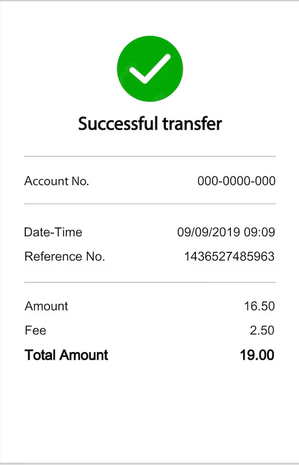
#> input picture bank_slips/slip1.png, 299 x 465 px
$ python -i API.py   (imports and definitions only)
#> lines starting #> are read from the running program, lines starting #| are printed output that depends on the picture
import hashlib
from PIL import Image, ImageFilter, ImageStat
import pytesseract
import sqlite3


# --- WINDOWS USERS ONLY ---
# Un-comment the line below and point it to your actual tesseract.exe path
pytesseract.pytesseract.tesseract_cmd = r'C:\Program Files\Tesseract-OCR\tesseract.exe'
# --------------------------

import re
import os

def resolve_slip_path(path):
    if not path:
        return path
    path = str(path).strip().strip('"\'')
    if os.path.exists(path):
        return path

    norm = path.replace('\\', '/')
    base = os.path.basename(norm)
    no_space_base = base.replace(' ', '')
    no_ext_base = os.path.splitext(no_space_base)[0]

    candidates = [
        path,
        path + '.jpg',
        path + '.png',
        path + '.jpeg',
        os.path.splitext(path)[0] + '.jpg',
        os.path.splitext(path)[0] + '.png',
        os.path.join('bank_slips', base),
        os.path.join('bank_slips', base + '.jpg'),
        os.path.join('bank_slips', base + '.png'),
        os.path.join('bank_slips', no_space_base),
        os.path.join('bank_slips', no_space_base + '.jpg'),
        os.path.join('bank_slips', no_space_base + '.png'),
        os.path.join('bank_slips', no_ext_base + '.jpg'),
        os.path.join('bank_slips', no_ext_base + '.png'),
    ]
    for c in candidates:
        if os.path.exists(c):
            return c
    return path

# [15 lines left out: functions parse_amount, get_image_hash, not called in this run]

get_sha256 = get_image_hash
get_file_hash = get_image_hash

class SlipQualityResult(str):
    # [6 lines left out: function __new__, not called in this run]

    def __bool__(self):
        return self.is_difficult

    def __iter__(self):
        return iter((self.is_difficult, self.detail if self.is_difficult else "Clear and readable"))

def is_slip_difficult_to_read(image_path):
#> called with image_path = 'bank_slips/slip1.png'
    image_path = resolve_slip_path(image_path)
    try:
        img = Image.open(image_path)
#> img is the input picture: PIL image 299x465 RGBA; mean R, G, B, A 243.6, 247.2, 243.6, 255
    except Exception as e:
        return SlipQualityResult(True, f"Cannot open image: {e}")

    w, h = img.size
#> w = 299; h = 465

    # 1. Cropped / abnormal aspect ratio
    aspect = w / h
#> aspect = 0.643
    if aspect > 2.5 or aspect < 0.28:
        return SlipQualityResult(True, f"The slip is cropped (aspect ratio {aspect:.2f})")

    # 2. Low-resolution
    if w < 200 or h < 200 or (w * h) < 80000:
        return SlipQualityResult(True, f"The slip is low-resolution ({w}x{h})")

    # 3. Dark or low contrast
    gray = img.convert("L")
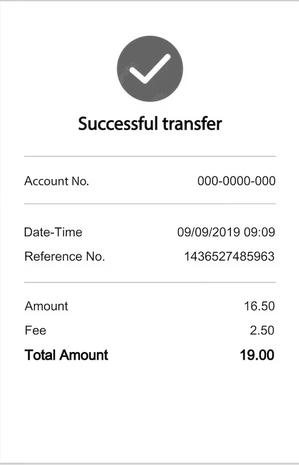
#> gray: PIL image 299x465 L; min 0, max 255, mean 245.7
    stat = ImageStat.Stat(gray)
    mean_brightness = stat.mean[0]
#> mean_brightness = 245.7
    std_dev = stat.stddev[0]
#> std_dev = 36.39

    if mean_brightness < 65:
        return SlipQualityResult(True, f"The slip is dark (brightness {mean_brightness:.1f})")
    if std_dev < 15:
        return SlipQualityResult(True, f"The slip has poor contrast (stddev {std_dev:.1f})")

    # 4. Blurry (Laplacian and edge variance)
    edges = gray.filter(ImageFilter.FIND_EDGES)
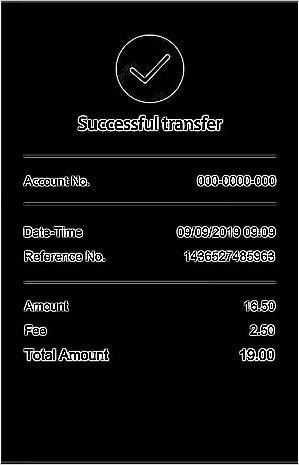
#> edges: PIL image 299x465 L; min 0, max 255, mean 13.8
    laplacian = gray.filter(ImageFilter.Kernel((3, 3), [0, 1, 0, 1, -4, 1, 0, 1, 0], 1, 0))
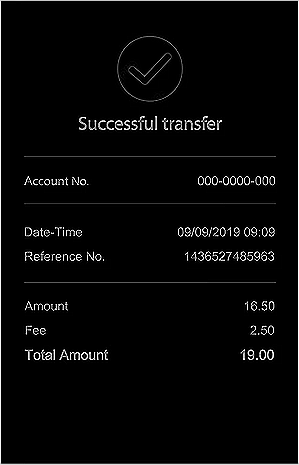
#> laplacian: PIL image 299x465 L; min 0, max 255, mean 8.1
    edge_var = ImageStat.Stat(edges).var[0]
#> edge_var = 2696.7
    lap_var = ImageStat.Stat(laplacian).var[0]
#> lap_var = 1615.9

    if edge_var < 750 and lap_var < 750:
        return SlipQualityResult(True, f"The slip is blurry (edge_var={edge_var:.1f}, lap_var={lap_var:.1f})")

    # 5. Otherwise difficult to read (OCR text quality and confidence)
    try:
#> (the run stopped early here; a loop or call above may not have finished)
